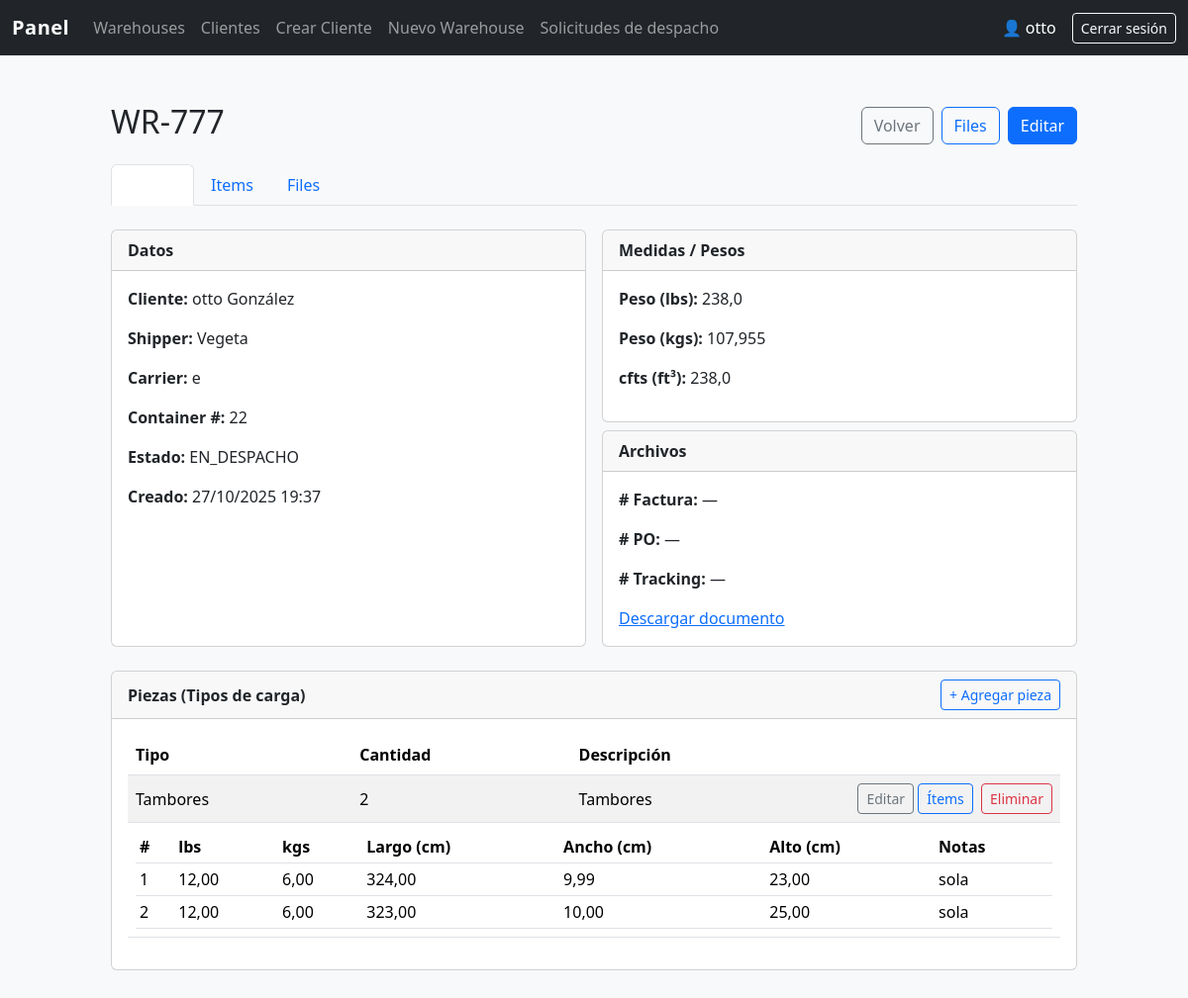
/admin-panel/777/ (signed in), run on an earlier commit of the app's database.
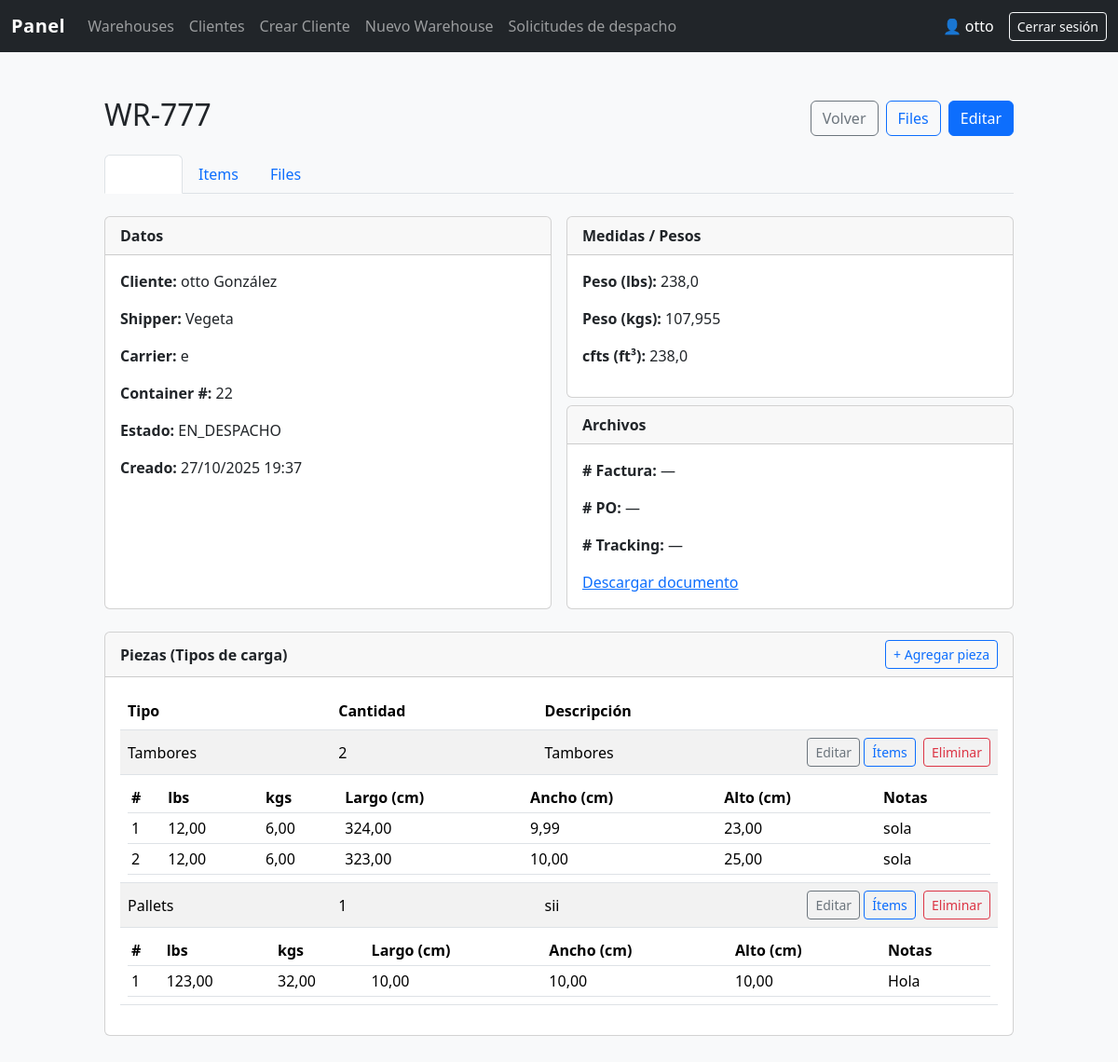
And on a later commit of the database.
### core/models.py (models this page shows, shortened)
class PieceWarehouse(models.Model):
    TYPE_OF = [
        ('PALLETS', 'Pallets'),
        ('CAJAS', 'Cajas'),
        ('TAMBORES', 'Tambores'),
        ('ATADOS', 'Atados'),
        ('OTRO', 'Otro'),
    ]
    warehouse = models.ForeignKey(Warehouse, on_delete=models.CASCADE, related_name='pieces')
    type_of = models.CharField(max_length=20, choices=TYPE_OF)
    quantity = models.PositiveIntegerField()
    description = models.CharField(max_length=200, blank=True, null=True)

class PieceItem(models.Model):
    piece = models.ForeignKey(PieceWarehouse, on_delete=models.CASCADE, related_name='items')
    index = models.PositiveIntegerField(default=1)
    weight_lbs = models.DecimalField(max_digits=10, decimal_places=2, null=True, blank=True)
    weight_kgs = models.DecimalField(max_digits=10, decimal_places=2, null=True, blank=True)
    length_cm = models.DecimalField(max_digits=10, decimal_places=2, null=True, blank=True)
    width_cm  = models.DecimalField(max_digits=10, decimal_places=2, null=True, blank=True)
    height_cm = models.DecimalField(max_digits=10, decimal_places=2, null=True, blank=True)
    notes = models.CharField(max_length=200, blank=True)
    class Meta:
        unique_together = ('piece', 'index')
        ordering = ('piece', 'index')

### core/views.py (the view)
@staff_member_required
def admin_warehouse_detail(request, wr_number):
    wh = get_object_or_404(Warehouse, wr_number=wr_number)
    return render(request, "admin/warehouse_detail.html", {"wh": wh})

### templates/admin/warehouse_detail.html (shortened to what the changed rows need)
{% extends "panel/base.html" %}
{% block content %}
<div class="container mt-4" style="max-width: 1000px;">
  <div class="d-flex align-items-center justify-content-between">
    <h2>WR-{{ wh.wr_number }}</h2>
  </div>
  <div class="card mt-4">
    <div class="card-body">
      {% if wh.pieces.exists %}
      <div class="table-responsive">
        <table class="table table-striped align-middle">
          <thead>
            <tr>
              <th>Tipo</th>
              <th>Cantidad</th>
              <th>Descripción</th>
              <th style="width: 220px;"></th>
            </tr>
          </thead>
          <tbody>
            {% for p in wh.pieces.all %}
              <tr>
                <td>{{ p.get_type_of_display }}</td>
                <td>{{ p.quantity }}</td>
                <td>{{ p.description|default:"—" }}</td>
                <td class="text-end">
                  <a class="btn btn-sm btn-outline-secondary" href="{% url 'edit_piece' p.pk %}">Editar</a>
                  <a class="btn btn-sm btn-outline-primary" href="{% url 'edit_items_for_warehouse' wh.wr_number %}">Ítems</a>
                  <a class="btn btn-sm btn-outline-danger ms-1" href="{% url 'delete_piece' p.pk %}">Eliminar</a>
                </td>
              </tr>
              <tr>
                <td colspan="4">
                  {% if p.items.exists %}
                    <div class="table-responsive">
                      <table class="table table-sm mb-0">
                        <thead>
                          <tr>
                            <th>#</th>
                            <th>lbs</th>
                            <th>kgs</th>
                            <th>Largo (cm)</th>
                            <th>Ancho (cm)</th>
                            <th>Alto (cm)</th>
                            <th>Notas</th>
                          </tr>
                        </thead>
                        <tbody>
                          {% for it in p.items.all %}
                            <tr>
                              <td>{{ it.index }}</td>
                              <td>{{ it.weight_lbs|default:"—" }}</td>
                              <td>{{ it.weight_kgs|default:"—" }}</td>
                              <td>{{ it.length_cm|default:"—" }}</td>
                              <td>{{ it.width_cm|default:"—" }}</td>
                              <td>{{ it.height_cm|default:"—" }}</td>
                              <td>{{ it.notes|default:"—" }}</td>
                            </tr>
                          {% endfor %}
                        </tbody>
                      </table>
                    </div>
                  {% else %}
                    <span class="text-muted">Sin ítems.</span>
                  {% endif %}
                </td>
              </tr>
            {% endfor %}
          </tbody>
        </table>
      </div>
      {% else %}
        <div class="text-muted">Sin piezas cargadas.</div>
      {% endif %}
    </div>
  </div>
</div>
{% endblock %}

What changed in the data, as far as the page shows it:
added PieceWarehouse: type_of "Pallets", quantity "1", description "sii"
added PieceItem: index "1", weight_lbs "123,00", weight_kgs "32,00", length_cm "10,00", width_cm "10,00", height_cm "10,00", notes "Hola", shown under "Pallets"
